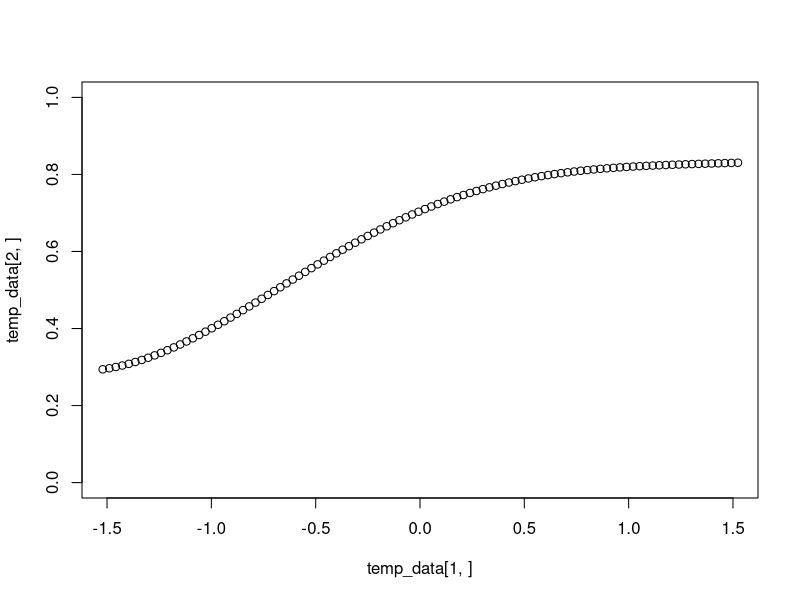
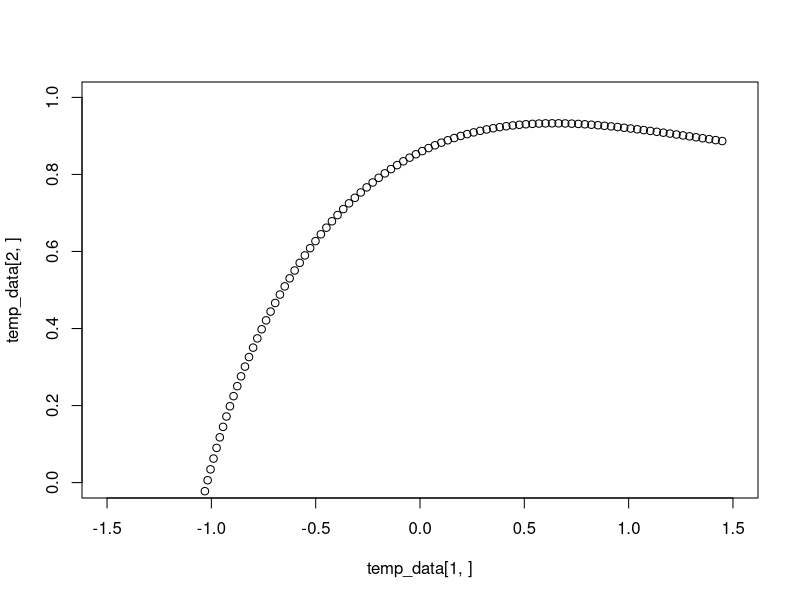
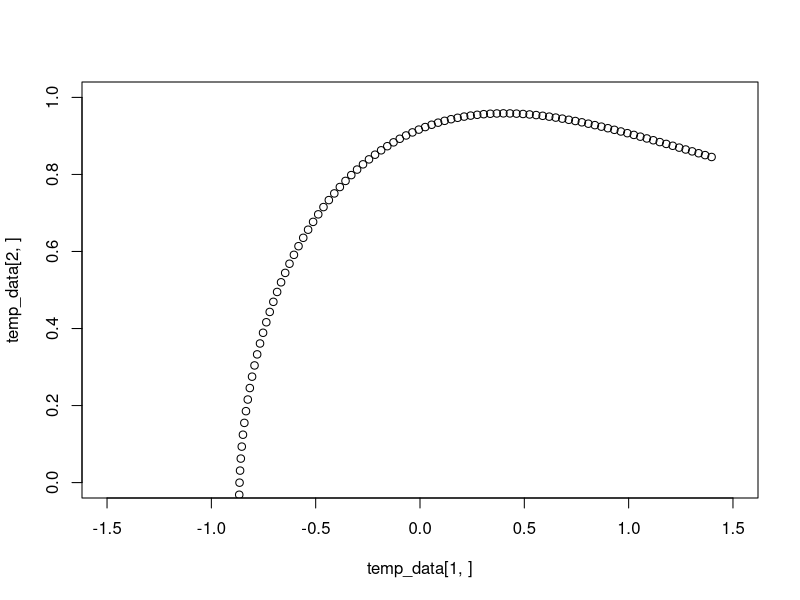
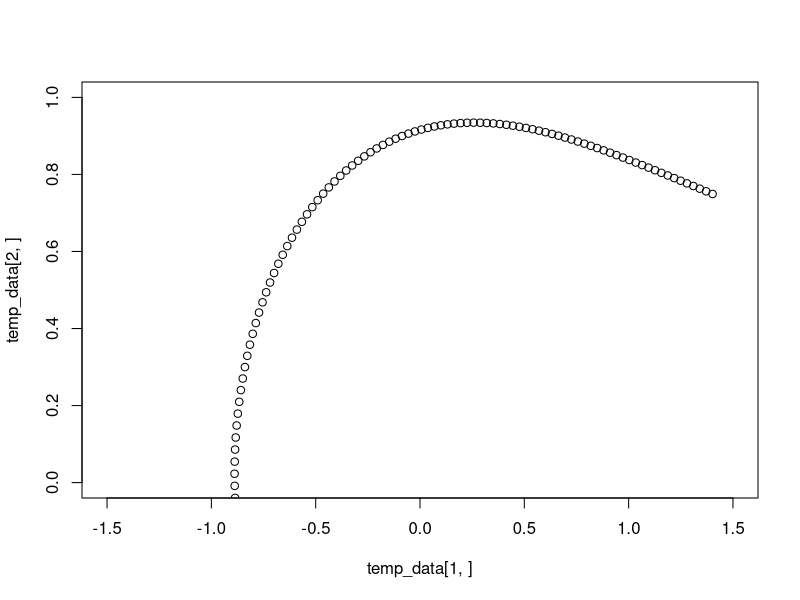
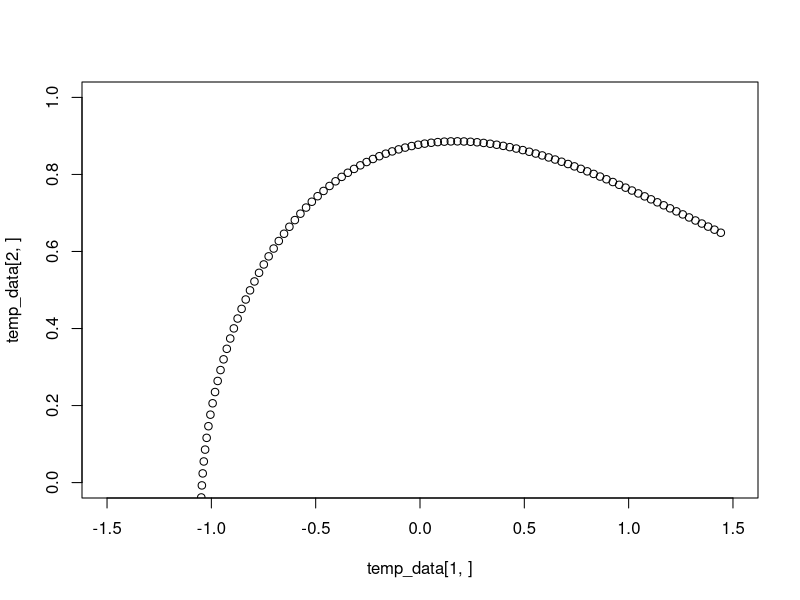
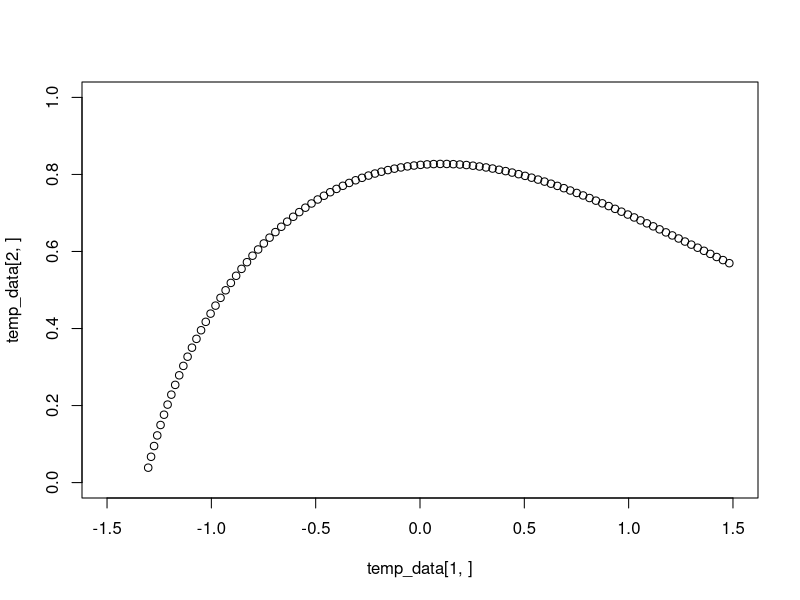
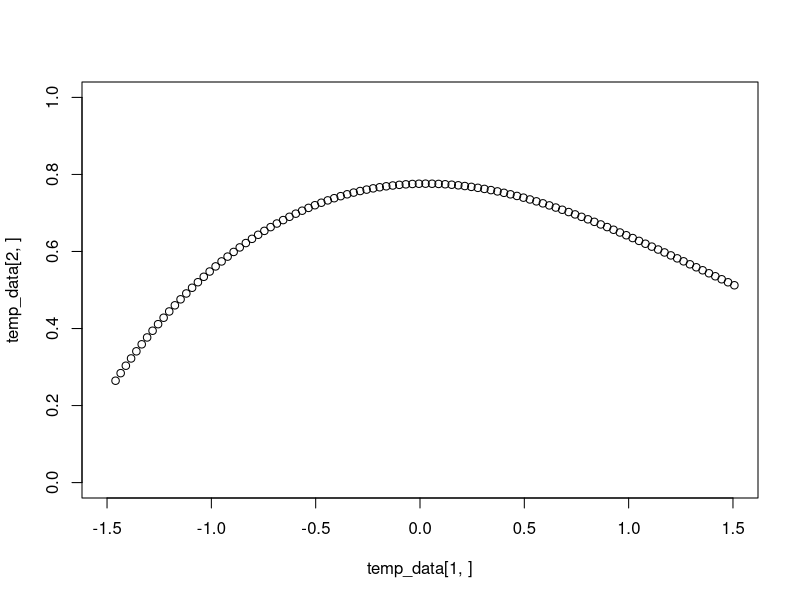
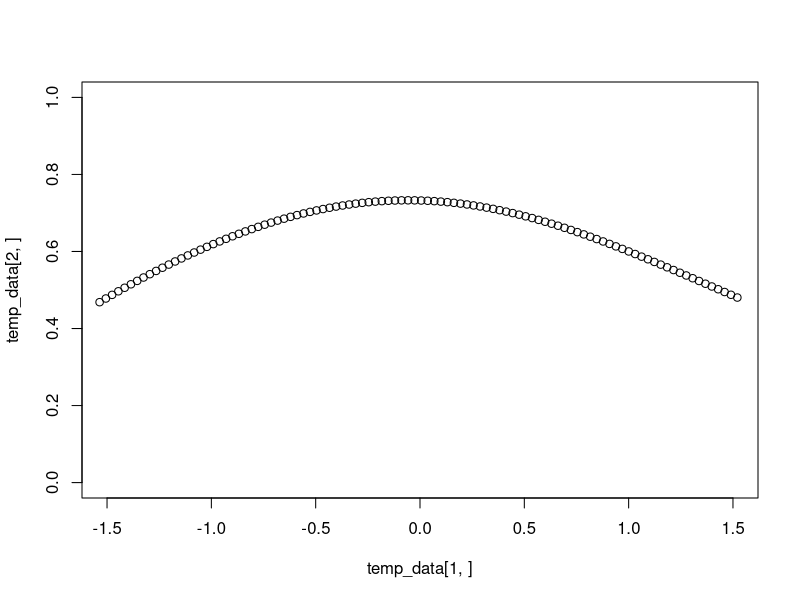

Source code (R) for these figures, in order: (Note: a time limit stopped this script after it produced the figures.)
t=(1:100)/100

v=pi
x<-cos(v*t)
y<-sin(v*t)
data<-matrix(0,2,100)
data[1,]=x
data[2,]=y

x_0=c(0,0)
alpha_0=matrix(c(0,1),2,1)*v

temp_data=x_0+alpha_0%*%t



s=temp_data-x_0
s=(data-apply(data,1,mean))%*%t(s-apply(s,1,mean))
p=svd(s)$u%*%diag(-sign(svd(s)$d))%*%t(svd(s)$v)
alpha_0=p%*%alpha_0
alpha_0=-alpha_0/sum(alpha_0^2)^0.5*v

temp_data=p%*%(temp_data-x_0)
x_0=apply(data+temp_data,1,mean)

temp_data=x_0-temp_data
new=1000000
old=new+1
new_array<-c()

min=new
min_data=temp_data


for ( c in 1:101){
N=10000
alpha=matrix(0,2,N)
Force=matrix(0,2,N)
beta=matrix(0,2,N)
x=matrix(0,2,N)
alpha[,1]=alpha_0
x[,1]=x_0
Force[,1]=c(0,0)
Force_x=0
rho=0.8
K=1
for(i in 2:N){
  
  Force_prime=Force_x+1/rho*Force[,i-1]*(sum(Force[,i-1]*alpha[,i-1]))/(v^2)-alpha[,i-1]*(sum(Force[,i-1]*alpha[,i-1]))^2/(v^4)
  #Force_prime=Force_prime/rho
  Force[,i]=Force[,i-1]+Force_prime*1/N
  if(sum(Force[,i]*Force[,i])>1000000){
  Force[,i]=Force[,i]/sum(Force[,i]*Force[,i])^0.5*1000
  }
  alpha_prime=Force[,i-1]-alpha[,i-1]*(sum(Force[,i-1]*alpha[,i-1]))/(v^2)
  alpha_prime=alpha_prime/rho
  beta[,i]=alpha_prime
  alpha[,i]=alpha[,i-1]+alpha_prime*1/N
  alpha[,i]=alpha[,i]/sum(alpha[,i]*alpha[,i])^0.5*v
  x[,i]=x[,i-1]+alpha[,i-1]*1/N
  if(K<101 & i/N>=t[K]){
    Force_x=Force_x+data[,K]-x[,i]
    temp_data[,K]=x[,i]
    K=K+1
  }
  
}

#plot(temp_data[1,],temp_data[2,],xlim=c(-1.5,1.5),ylim=c(-0.5,1.5))

n=runif(2)
n=n/sqrt(sum(n^2))
ori=n
temp_l=temp_data-x_0
temp_h=data-x_0
S=-temp_l%*%t(temp_h)
n=max(abs(S))*n
n=n+S%*%ori-2*ori*sum(ori*S%*%ori)-t(S)%*%ori
n=n/sqrt(sum(n^2))
alpha_0=(diag(c(1,1))-2*n%*%t(n))%*%(diag(c(1,1))-2*ori%*%t(ori))%*%alpha_0



x_0=x_0+apply(data-temp_data,1,mean)
temp_data=temp_data+apply(data-temp_data,1,mean)



plot(temp_data[1,],temp_data[2,],xlim=c(-1.5,1.5),ylim=c(0,1))



}
#plot(temp_data[1,],temp_data[2,],xlim=c(-1.5,1.5),ylim=c(0,1))

plot(data[1,],data[2,],xlim=c(-1.5,1.5),ylim=c(0,1))








#####
####
#####
t=(1:100)/100

#t=floor(rnorm(100,mean=0.5,sd=0.2)*100)/100
#t[1:50]=floor(rnorm(50,mean=0.3,sd=0.1)*100)/100
#t[51:100]=floor(rnorm(50,mean=0.6,sd=0.1)*100)/100
v=1.5*pi
x<-cos(v*t)
y<-sin(v*t)
#x=v*t
#y=v*t
data<-matrix(0,2,100)
data[1,]=x
data[2,]=y

x_0=c(0,0)

x_0=apply(data,1,mean)
alpha_0=eigen((data-x_0)%*%t(data-x_0))$vectors[,1]
t=(alpha_0%*%(data-x_0))

temp_data=x_0+alpha_0%*%t

temp_data=temp_data[,order(t)]
data=data[,order(t)]
t=t[order(t)]

v=3*pi
t=t/v
alpha_0=alpha_0*v

t=t+0.5
x_0=x_0-alpha_0*0.5


N=1000
alpha=matrix(rep(c(alpha_0),2*N),2,N)
rho=100
plot(temp_data[1,],temp_data[2,],xlim=c(-1.5,1.5),ylim=c(-1.5,1.5))
for ( c in 1:1000){
  
  for(bc in 1:1){
  K=100
  h=apply(data-temp_data,1,sum)
  #l=h+K*alpha_0*1/N
  #alpha_0=alpha[,1]
  #alpha[,1]=2*alpha[,1]+sum(alpha[,2]*alpha[,1])*alpha[,2]+rho*l
  #alpha[,1]=alpha[,1]/sum(alpha[,1]*alpha[,1])^0.5*v
  #temp_data=temp_data+c((alpha[,1]-alpha_0)/N)
  #h=h-c((alpha[,1]-alpha_0)/N)*K
  
  
  la<-c()
  for(i in (floor(N*t[1])+1):(N-1)){
    if(K>0 && i/N>=t[101-K]){
      h=h-(data[,101-K]-temp_data[,101-K])
      K=K-1
    }
    if(K==0){
      alpha[,i:N]=alpha[,i-1]
      break;
    }
    alpha_0=alpha[,i]
    l=h+K*alpha_0/N
    alpha[,i]=-2*alpha[,i]+
              sum(alpha[,i+1]*alpha[,i])*alpha[,i+1]+
              sum(alpha[,i-1]*alpha[,i])*alpha[,i-1]+rho*l
    alpha[,i]=alpha[,i]/sum(alpha[,i]*alpha[,i])^0.5*v
    if(K>0){
      temp_data[,(101-K):100]=temp_data[,(101-K):100]+c((alpha[,i]-alpha_0)/N)
    }
    h=h-c((alpha[,i]-alpha_0)/N)*K
    
    la<-cbind(la,l)
    
  }

  alpha[,N]=alpha[,N-1]
  temp=alpha[,1:floor(N*t[1])]
  alpha[,1:floor(N*t[1])]=alpha[,floor(N*t[1])+1]
  x_0=x_0-sum((alpha[,1:floor(N*t[1])]-temp))/N
  
  
  x_0=x_0+apply(data-temp_data,1,mean)
  temp_data=temp_data+apply(data-temp_data,1,mean)
  }  
  for(i in 1:100){
    
    for(K in 1:50){
      prime=sum(alpha[,floor(t[i]*N)]*(data[,i]-temp_data[,i]))
      if(prime > 0 & t[i]<(1-2/N)){
        temp_data[,i]=temp_data[,i]+alpha[,floor(t[i]*N)]/N
        t[i]=t[i]+1/N
      }
      if(prime < 0 & t[i]>(3/N)){
        t[i]=t[i]-1/N
        temp_data[,i]=temp_data[,i]-alpha[,floor(t[i]*N)-1]/N
      
    }
    }
  }
  
"  
  for(i in 1:100){
    
    min=sum((data[,i]-temp_data[,i])^2)
    t[i]=floor(t[i]*N)/N
    old=data[,i]-temp_data[,i]
    temp=old
    for(K in 1:1){
      temp=temp-alpha[,floor(t[i]*N)-K]/N
      temp_err=sum((temp)^2)
      if(temp_err<min){
        min=temp_err
        t[i]=(floor(t[i]*N)-K)/N
        temp_data[,i]=data[,i]-temp
      }
    }
    temp=old
    for(K in 1:1){
      temp=temp+alpha[,floor(t[i]*N)+K-1]/N
      temp_err=sum((temp)^2)
      if(temp_err<min){
        min=temp_err
        t[i]=(floor(t[i]*N)+K)/N
        temp_data[,i]=data[,i]-temp
      }
    }
  }
"  
    
  temp_data=temp_data[,order(t)]
  data=data[,order(t)]
  t=t[order(t)]
  
  n=runif(2)
  n=n/sqrt(sum(n^2))
  ori=n
  temp_l=temp_data-x_0
  temp_h=data-x_0
  S=-temp_l%*%t(temp_h)
  n=max(abs(S))*n
  n=n+S%*%ori-2*ori*sum(ori*S%*%ori)-t(S)%*%ori
  n=n/sqrt(sum(n^2))
  alpha=(diag(c(1,1))-2*n%*%t(n))%*%(diag(c(1,1))-2*ori%*%t(ori))%*%alpha
  
  
  
  
  K=1
  temp_x=x_0
  for( i in 2:N){
    temp_x=temp_x+alpha[,i-1]/N
    if(i/N>=t[K]){
      temp_data[,K]=temp_x
      K=K+1
      if(K>100){break}
    }
  }
  x_0=x_0+apply(data-temp_data,1,mean)
  temp_data=temp_data+apply(data-temp_data,1,mean)
  
  
  plot(temp_data[1,],temp_data[2,],xlim=c(-1.5,1.5),ylim=c(-1.5,1.5))
  "
  x=matrix(0,2,N)
  x[,1]=x_0
  for(i in 2:(N)){
    x[,i]=x[,i-1]+alpha[,i-1]/N
  }
  plot(x[1,],x[2,],xlim=c(-1.5,1.5),ylim=c(-1.5,1.5))
"
}
#plot(temp_data[1,],temp_data[2,],xlim=c(-1.5,1.5),ylim=c(0,1))

plot(data[1,],data[2,],xlim=c(-1.5,1.5),ylim=c(-1.5,1.5))

x=matrix(0,2,N)
x[,1]=x_0
for(i in 2:(N)){
  x[,i]=x[,i-1]+alpha[,i-1]/N
}
plot(x[1,],x[2,],xlim=c(-1.5,1.5),ylim=c(-1.5,1.5))
